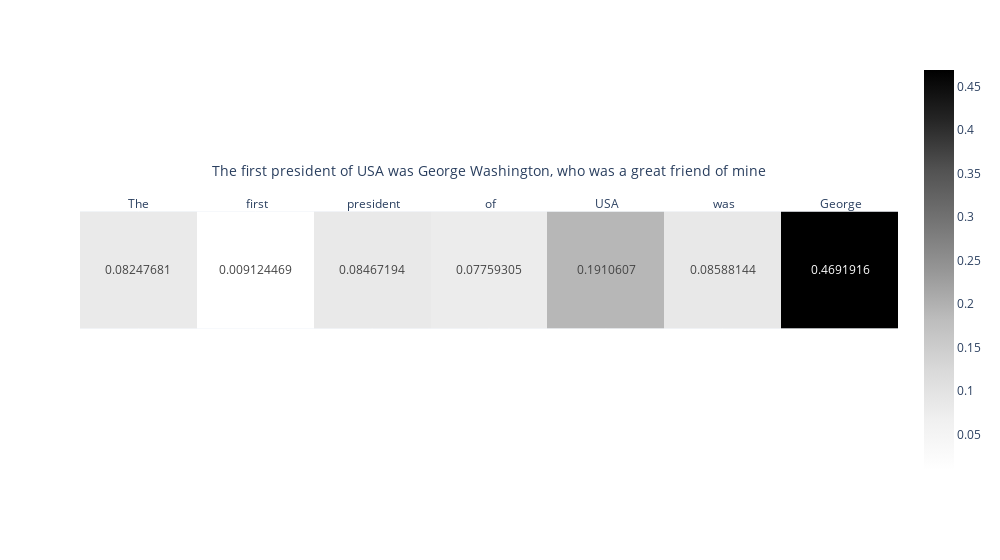

Here is the notebook cell this chart was saved with:
### Code cell
w = get_output_words_weigths(sample_text, result, predictor_hugging, "|<endoftext>|", True)
ranking_score = scores_list[2]@w 
fig = generate_heat_map_from_raking_scores(ranking_score, sample_text, tokenizer, result)
fig.show()

### Figure 1 — Plotly figure (JSON) as saved in the notebook; plotly's stock layout.template omitted (floating-point values rounded to 4 significant figures)
{"data": [{"coloraxis": "coloraxis", "hovertemplate": "x: %{x}<br>y: %{y}<br>color: %{z}<extra></extra>", "name": "0", "texttemplate": "%{z}", "type": "heatmap", "x": ["The", " first", " president", " of", " USA", " was", " George"], "xaxis": "x", "y": [""], "yaxis": "y", "z": [[0.08248, 0.009124, 0.08467, 0.07759, 0.1911, 0.08588, 0.4692]]}], "layout": {"coloraxis": {"colorscale": [[0, "rgb(255,255,255)"], [0.125, "rgb(240,240,240)"], [0.25, "rgb(217,217,217)"], [0.375, "rgb(189,189,189)"], [0.5, "rgb(150,150,150)"], [0.625, "rgb(115,115,115)"], [0.75, "rgb(82,82,82)"], [0.875, "rgb(37,37,37)"], [1, "rgb(0,0,0)"]]}, "margin": {"t": 60}, "width": 1000, "xaxis": {"anchor": "y", "constrain": "domain", "domain": [0, 1], "scaleanchor": "y", "side": "top", "title": {"text": "The first president of USA was George Washington, who was a great friend of mine"}}, "yaxis": {"anchor": "x", "autorange": "reversed", "constrain": "domain", "domain": [0, 1]}}}
